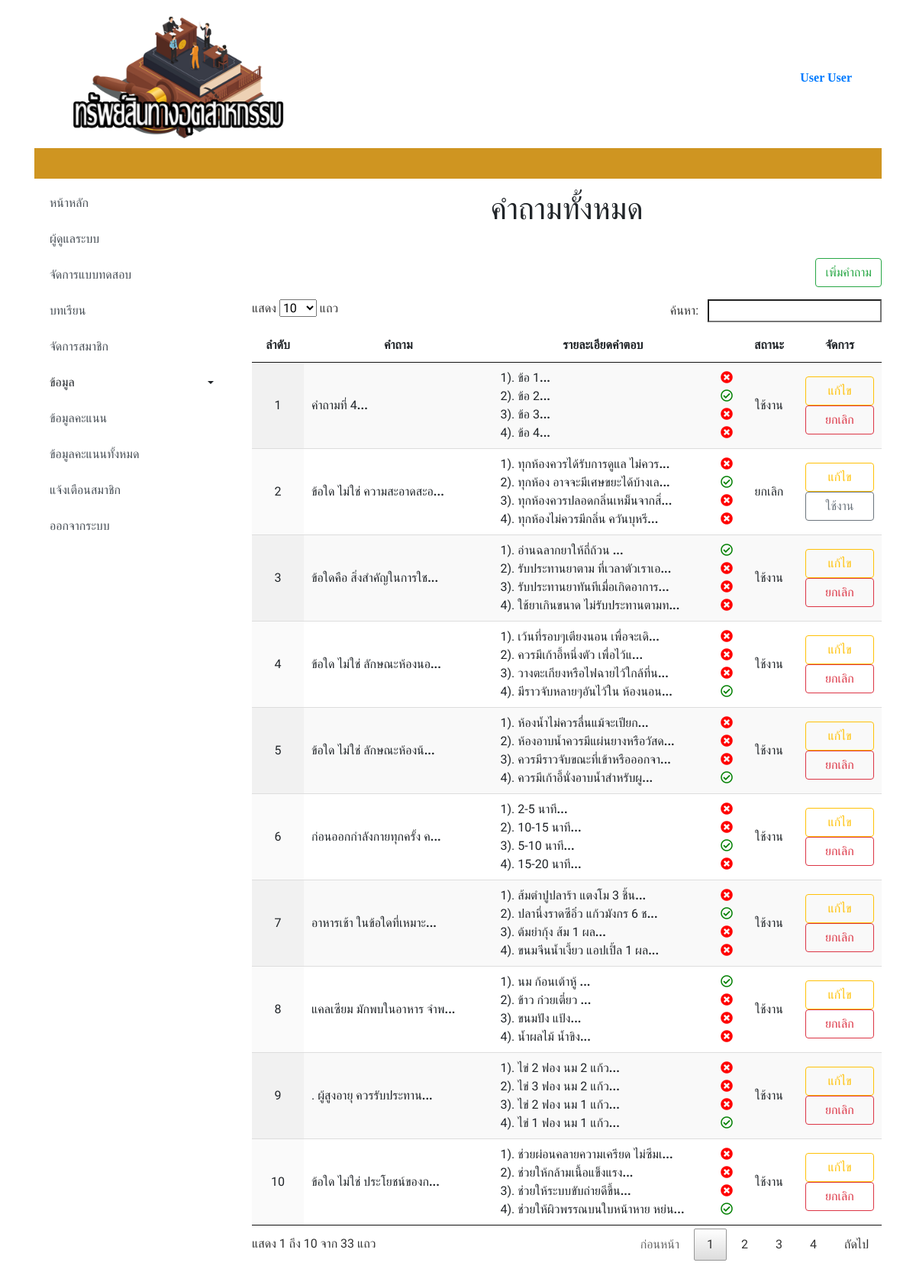
Screenshot of /admin/index.php?showchoice_s&choice_id=1 (signed in) with the database file from the repository.
### tables this page shows
CREATE TABLE `testing` (
  `id` int(3) NOT NULL,
  `choice_id` int(10) NOT NULL,
  `question` varchar(100) NOT NULL DEFAULT '',
  `c1` varchar(100) NOT NULL DEFAULT '',
  `c2` varchar(100) NOT NULL DEFAULT '',
  `c3` varchar(100) NOT NULL DEFAULT '',
  `c4` varchar(100) NOT NULL DEFAULT '',
  `answer` int(1) NOT NULL DEFAULT '0',
  `status` int(1) NOT NULL
);

### admin/showchoice_sub.php (the view, shortened to what this page needs)
<?php
$choice_id = $_GET['choice_id'];
$query_learning = "SELECT * FROM testing WHERE choice_id = '$choice_id' order by id desc " ;
$learning = mysqli_query($con,$query_learning) or die(mysqli_error());
$row_learning = mysqli_fetch_assoc($learning);
$totalRows_learning = mysqli_num_rows($learning);
?>
<div class="col-md-9">
 <div class="py-2">
  <div class="container">
    <div class="row">
      <div class="col-md-12">
        <h1 class="text-center" >คำถามทั้งหมด</h1>
      </div>
    </div>
  </div>
</div>
<div class="table-responsive">
  <br>
  <?php include 'add_choice_sub.php'; ?>
  <P style="text-align: right;">
    <a href="showchoice_sub.php" class="btn btn-outline-success my-2 my-sm-0"  data-toggle='modal' data-target='#addchoicesubModal'>เพิ่มคำถาม</a></P>
    <table class="display" id="example">
     <?php if ($totalRows_learning > 0) {?>
      <thead>
        <tr class="text-center">
          <th scope="col" width="5%" >ลำดับ</th>
          <th scope="col" width="30%">คำถาม</th>
          <th scope="col" width="35%">รายละเอียดคำตอบ</th>
          <th scope="col" class="text-left" ></th>
          <th scope="col" width="5%">สถานะ</th>
          <th scope="col" width="5%">จัดการ</th>
        </tr>
      </thead>
      <tbody>
        <?php
        $i = 1 ;
        do { ?>
          <tr class="text-left">
            <td class="text-center"><?php echo $i ?></td>
            <td>
              <?php echo mb_substr($row_learning['question'], 0 , 25,'UTF-8'); ?><b>...</b><br>
            </td>
            <td>
              1). <?php echo mb_substr($row_learning['c1'], 0 , 30,'UTF-8'); ?><b>...</b><br>
              2). <?php echo mb_substr($row_learning['c2'], 0 , 30,'UTF-8'); ?><b>...</b><br>
              3). <?php echo mb_substr($row_learning['c3'], 0 , 30,'UTF-8'); ?><b>...</b><br>
              4). <?php echo mb_substr($row_learning['c4'], 0 , 30,'UTF-8'); ?><b>...</b>
              <td>
                <?php if ($row_learning['answer'] == 1): ?>
                  <i class="far fa-check-circle tru"></i> <br>
                  <?php else: ?>
                    <i class="fas fa-times-circle fau"></i> <br>
                  <?php endif ?>
                  <?php if ($row_learning['answer'] == 2): ?>
                    <i class="far fa-check-circle tru"></i> <br>
                    <?php else: ?>
                      <i class="fas fa-times-circle fau"></i> <br>
                    <?php endif ?>
                    <?php if ($row_learning['answer'] == 3): ?>
                      <i class="far fa-check-circle tru"></i> <br>
                      <?php else: ?>
                        <i class="fas fa-times-circle fau"></i> <br>
                      <?php endif ?>
                      <?php if ($row_learning['answer'] == 4): ?>
                        <i class="far fa-check-circle tru"></i> <br>
                        <?php else: ?>
                          <i class="fas fa-times-circle fau"></i> <br>
                        <?php endif ?>
                      </td>
                      <td class="text-center">
                        <?php if ($row_learning['status'] == 0): ?>
                          ใช้งาน
                          <?php else: ?>
                            ยกเลิก
                          <?php endif ?>
                        </td>
                        <td>
                          <a href="index.php?showchoice_s&choice_id=<?php echo $choice_id; ?>&id=<?php echo $row_learning['id'];?>" class="btn btn-outline-warning my-2 my-sm-0 bu" >แก้ไข</a>
                          <?php if ($row_learning['status'] <> 1 ): ?>
                            <a href="del_choice_sub.php?choice_id=<?php echo $choice_id; ?>&id=<?php echo $row_learning['id'];?>&st=1" class="btn btn-outline-danger my-2 my-sm-0 bu" onClick="return confirm('ยืนยันการยกเลิกคำถาม');">ยกเลิก</a>
                            <?php else: ?>
                              <a href="del_choice_sub.php?choice_id=<?php echo $choice_id; ?>&id=<?php echo $row_learning['id'];?>&st=0" class="btn btn-outline-secondary my-2 my-sm-0 bu" onClick="return confirm('ยืนยันการใช้งานคำถาม');">ใช้งาน</a>
                            </td>
                          <?php endif ?>
                        </tr>
                        <?php
                        $i += 1;
                      } while ($row_learning = mysqli_fetch_assoc($learning)); ?>
                    </tbody>
                  </table>
                <?php }else {
                  echo "<h3><br /> ยังไม่มีคำถาม </h3>";
                }
                mysqli_free_result($learning);?>
            <div class="py-5">
            </div>
          <?php include 'edit_choice_sub.php'; ?>

### admin/showchoice_sub.php (style rules this page uses)
.tru { color: green; }
.fau { color: red; }
.bu { width: 90px; }

### rows the page displays
testing: question "คำถามที่ 4", c1 "ข้อ 1", c2 "ข้อ 2", c3 "ข้อ 3", c4 "ข้อ 4", status "ใช้งาน"
testing: question "ข้อใด ไม่ใช่ ความสะอาดสะอ", c1 "ทุกห้องควรได้รับการดูแล ไม่ควร", c2 "ทุกห้อง อาจจะมีเศษขยะได้บ้างเล", c3 "ทุกห้องควรปลอดกลิ่นเหม็นจากสิ่", c4 "ทุกห้องไม่ควรมีกลิ่น ควันบุหรี", status "ยกเลิก"
testing: question "ข้อใดคือ สิ่งสำคัญในการใช", c1 "อ่านฉลากยาให้ถี่ถ้วน", c2 "รับประทานยาตาม ที่เวลาตัวเราเอ", c3 "รับประทานยาทันทีเมื่อเกิดอาการ", c4 "ใช้ยาเกินขนาด ไม่รับประทานตามท", status "ใช้งาน"
testing: question "ข้อใด ไม่ใช่ ลักษณะห้องนอ", c1 "เว้นที่รอบๆเตียงนอน เพื่อจะเดิ", c2 "ควรมีเก้าอี้หนึ่งตัว เพื่อไว้แ", c3 "วางตะเกียงหรือไฟฉายไว้ใกล้ที่น", c4 "มีราวจับหลายๆอันไว้ใน ห้องนอน", status "ใช้งาน"
testing: question "ข้อใด ไม่ใช่ ลักษณะห้องน้", c1 "ห้องน้ำไม่ควรลื่นแม้จะเปียก", c2 "ห้องอาบน้ำควรมีแผ่นยางหรือวัสด", c3 "ควรมีราวจับขณะที่เข้าหรือออกจา", c4 "ควรมีเก้าอี้นั่งอาบน้ำสำหรับผู", status "ใช้งาน"
testing: question "ก่อนออกกำลังกายทุกครั้ง ค", c1 "2-5 นาที", c2 "10-15 นาที", c3 "5-10 นาที", c4 "15-20 นาที", status "ใช้งาน"
testing: question "อาหารเช้า ในข้อใดที่เหมาะ", c1 "ส้มตำปูปลาร้า แตงโม 3 ชิ้น", c2 "ปลานึ่งราดซีอิ๋ว แก้วมังกร 6 ช", c3 "ต้มยำกุ้ง ส้ม 1 ผล", c4 "ขนมจีนน้ำเงี้ยว แอปเปิ้ล 1 ผล", status "ใช้งาน"
testing: question "แคลเซียม มักพบในอาหาร จำพ", c1 "นม ก้อนเต้าหู้", c2 "ข้าว ก๋วยเตี๋ยว", c3 "ขนมปัง แป้ง", c4 "น้ำผลไม้ น้ำขิง", status "ใช้งาน"
testing: question ". ผู้สูงอายุ ควรรับประทาน", c1 "ไข่ 2 ฟอง นม 2 แก้ว", c2 "ไข่ 3 ฟอง นม 2 แก้ว", c3 "ไข่ 2 ฟอง นม 1 แก้ว", c4 "ไข่ 1 ฟอง นม 1 แก้ว", status "ใช้งาน"
testing: question "ข้อใด ไม่ใช่ ประโยชน์ของก", c1 "ช่วยผ่อนคลายความเครียด ไม่ซึมเ", c2 "ช่วยให้กล้ามเนื้อแข็งแรง", c3 "ช่วยให้ระบบขับถ่ายดีขึ้น", c4 "ช่วยให้ผิวพรรณบนใบหน้าหาย หย่น", status "ใช้งาน"

### other values shown
$_SESSION["User"] "User User"
